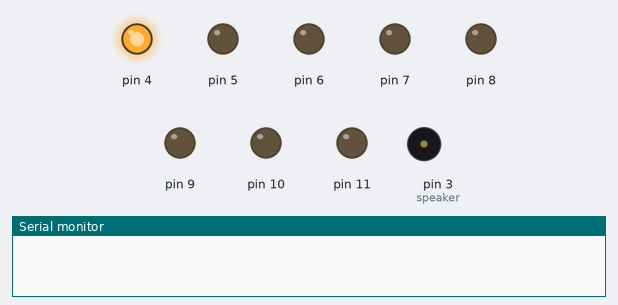
A sketch run on a simulated Arduino Uno, built with avr-gcc and run on an emulated ATmega328P. On the bench: output pins drawn as LEDs (lit = HIGH), buzzer (waves = sounding), the last lines printed to the serial monitor.

Above: at 0.1 s.
At 0.6 s:
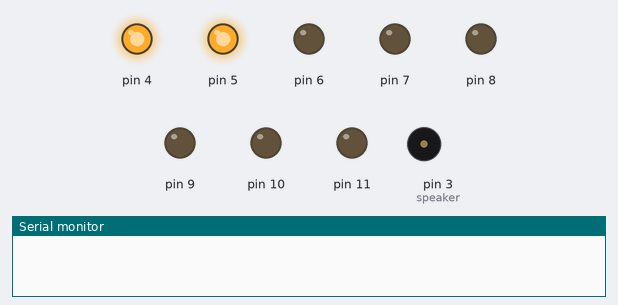
At 1.6 s:
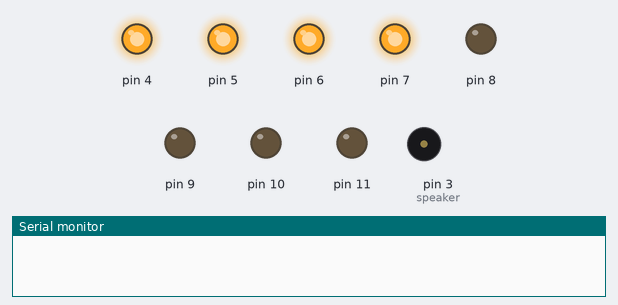
At 3.1 s:
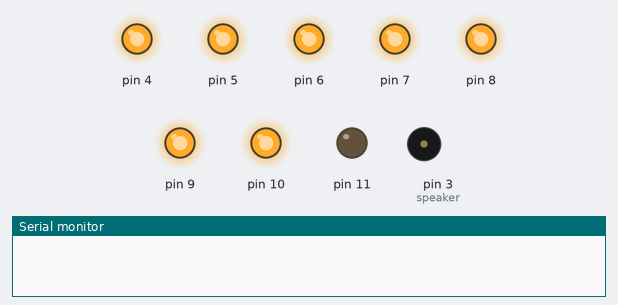
At 21.6 s:
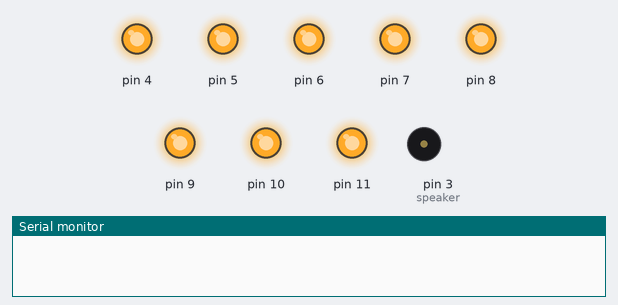
At 34.5 s:
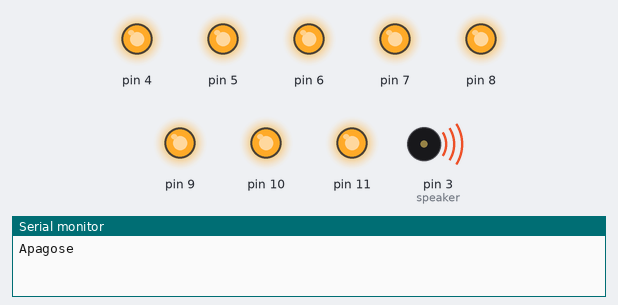
Timing chart, 0 to 40.0 s (numbered marks = the images above):
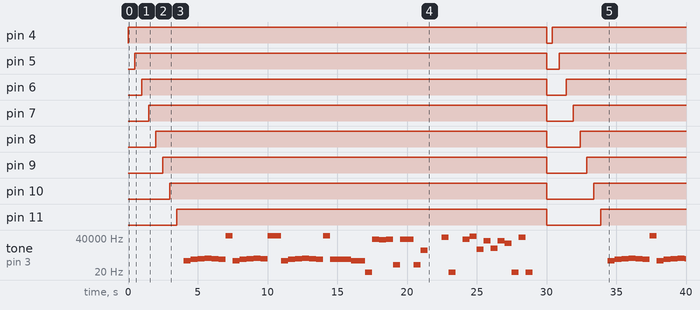

Measured:
- by itself, pin 4: LOW → HIGH at 0.00 s, → LOW 30.0 s later, → HIGH 0.40 s later
- by itself, pin 5: LOW → HIGH at 0.50 s, → LOW 29.5 s later, → HIGH 0.90 s later
- by itself, pin 6: LOW → HIGH at 1.0 s, → LOW 29.0 s later, → HIGH 1.4 s later
- by itself, pin 7: LOW → HIGH at 1.5 s, → LOW 28.5 s later, → HIGH 1.9 s later
- by itself, pin 8: LOW → HIGH at 2.0 s, → LOW 28.0 s later, → HIGH 2.4 s later
- by itself, pin 9: LOW → HIGH at 2.5 s, → LOW 27.5 s later, → HIGH 2.9 s later
- by itself, pin 10: LOW → HIGH at 3.0 s, → LOW 27.0 s later, → HIGH 3.4 s later
- by itself, pin 11: LOW → HIGH at 3.5 s, → LOW 26.5 s later, → HIGH 3.9 s later

The sketch:

codigo.ino
```cpp
int speaker = 3;
int tones[] = {261, 277, 294, 311, 330, 349, 370, 392, 415, 440, 466, 494};
int song[] = {261, 349, 392, 440, 392, 330, -10, 261, 349, 392, 440, 392, -10, -10, 261, 349, 392, 440, 392, 330, -10, 330, 349, 330, 261, 261};

void setup()

   {
        Serial.begin(9600);
        for (int i = 4; i<12; i++)
        pinMode(i, OUTPUT);
        pinMode(speaker, OUTPUT);
   }

void loop()
   {
        for ( int j= 4; j<12 ; j++)   // Va encendiendo los segmentos
           {
              digitalWrite(j, HIGH);
              //tone(speaker, tones[j-4]);
              delay(500);
           }
        for(int k = 0; k< (int) sizeof(song); k++){
          tone(speaker, song[k]);
          delay(500);
        }
        noTone(speaker);
        Serial.println("Apagose");
        for ( int j= 4; j<12 ; j++)   //Apaga todos los segmentos
              digitalWrite(j, LOW);
        delay(400) ;
   }
```
